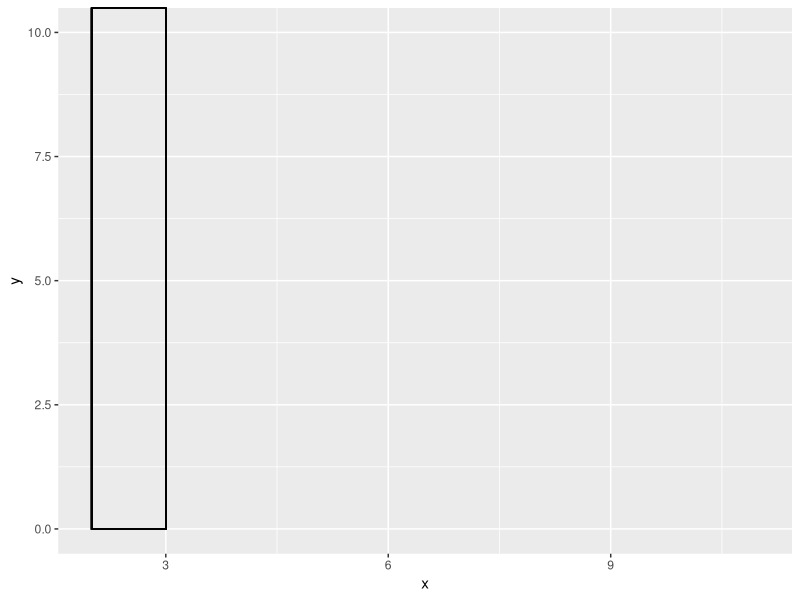
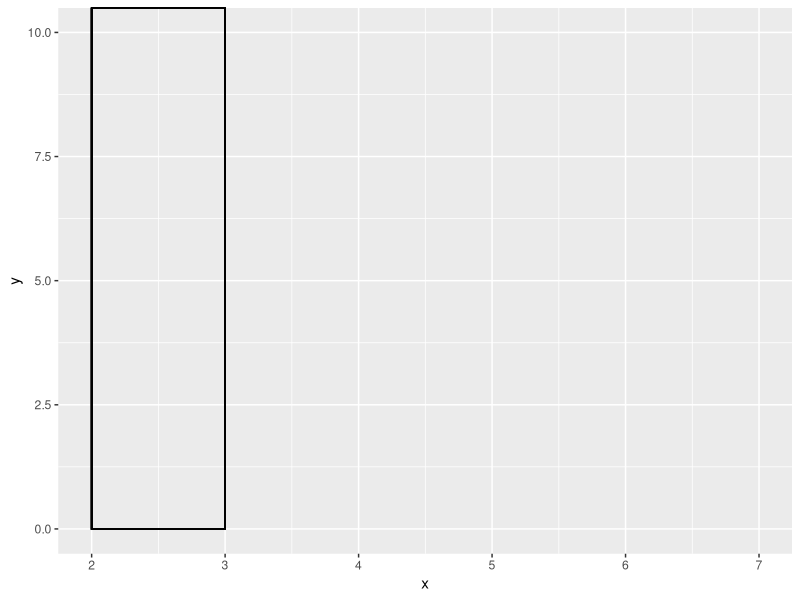
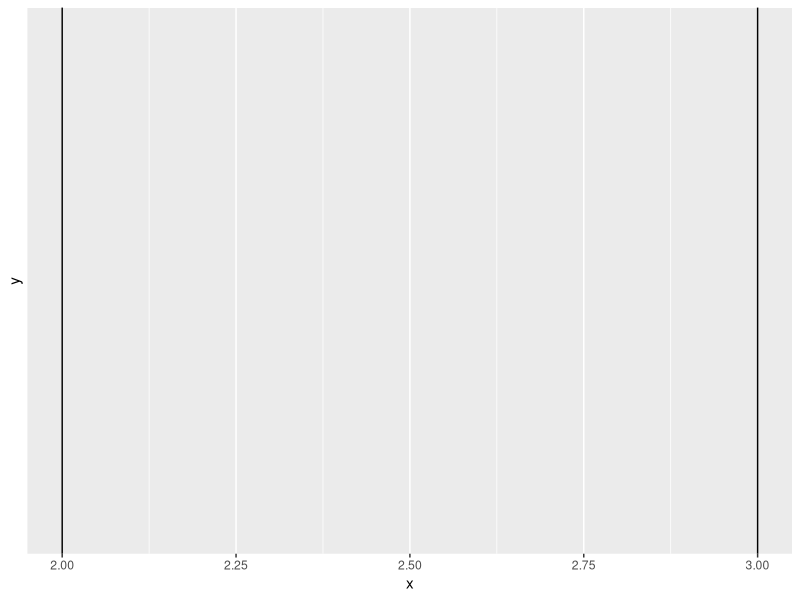
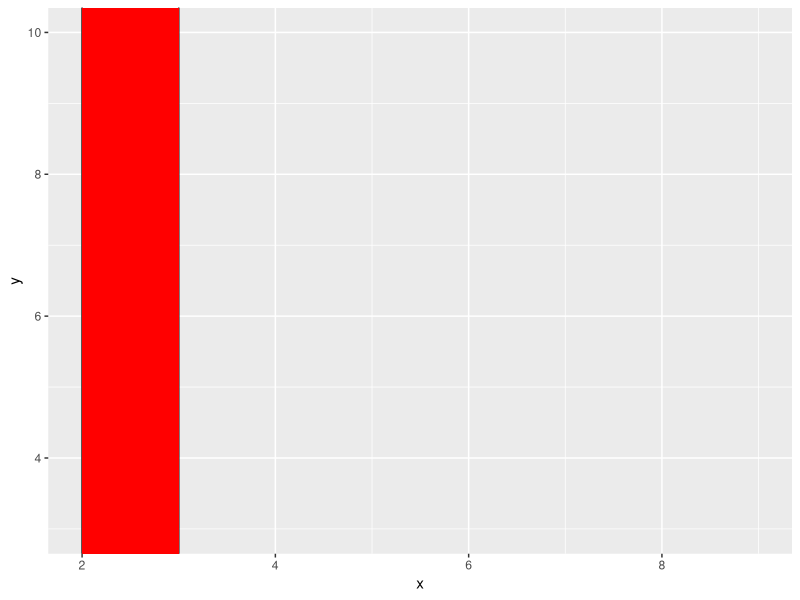

Write R code to recreate these figures, in order.
#Plot Shaded Area between vertical lines in R
"Plotting a shaded area between vertical lines means to put a vertical rectangle on a different color plot as compared to the rest of the plot area. We create this rectangle depending on the conditional values of the x-axis and represent the pivot area on the basis of characteristics of the data. This can be obtained using R and is described how in this.

Function used
geom_rect() function is used to draw a rectangle
Syntax:

geom_rect(xmin, xmax, ymin, ymax, size, linetype, color, fill, alpha)

geom_vline() draws a vertical line at a specified position
Syntax:

geom_vline(xintercept, size, linetype, color, alpha)

Approach 1:
Create frame
Create plot
Now draw a rectangle to represent two vertical lines- first we will draw a hollow rectangle
Now add required color using fill parameter
Program 1: Draw two vertical files

"
x<-rpois(10,5)
y<-rpois(10,7)

df<-data.frame(x,y)

library(ggplot2)
ggplot(df,aes(x,y))+
  geom_rect(aes(xmin=2,xmax=3,ymin=0,ymax=Inf),color="black",alpha=0)
#Program 2: Fill color between lines 
x<-rpois(10,5)
y<-rpois(10,7)

df<-data.frame(x,y)

library(ggplot2)
ggplot(df,aes(x,y))+
  geom_rect(aes(xmin=2,xmax=3,ymin=0,ymax=Inf),color="black",alpha=0)
"Approach 2: 
Create frame
Draw two vertical lines
Fill color between them using a rectangle
Program 1: Drawing two lines "
x<-rpois(10,5)
y<-rpois(10,7)

df<-data.frame(x,y)

library(ggplot2)
ggplot(df,aes(x,y))+
  geom_vline(xintercept=2,color="black")+
  geom_vline(xintercept=3,color="black")
#Program 2: Fill color between these lines  
x<-rpois(10,5)
y<-rpois(10,7)

df<-data.frame(x,y)

library(ggplot2)
ggplot(df,aes(x,y))+
  geom_vline(xintercept=2,color="black")+
  geom_vline(xintercept=3,color="black")+
  geom_rect(aes(xmin=2,xmax=3,ymin=-Inf,ymax=Inf),fill="red")
